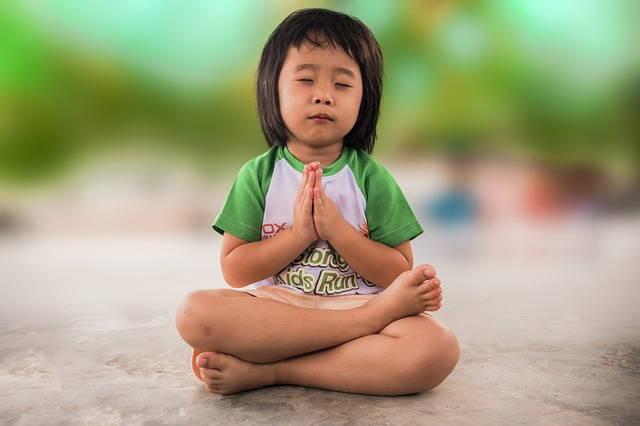
%> input picture Report/Report_Picture_05/Play.jpg, 640 x 426 px
$ octave Program5.m   (GNU Octave 9; MATLAB toolbox functions it lacks are replaced by stand-ins)
%> lines starting %> are read from the running program, lines starting %| are printed output that depends on the picture; in (x1, y1, x2, y2) boxes, pixels count from 0 and x2, y2 are one past the last pixel; in counts of white or black regions, pixels touching at a corner belong together; the program's own positions count from 1
% 課題５　判別分析法
% 判別分析法を用いて画像二値化せよ．
% 下記はサンプルプログラムである．
% 課題作成にあたっては「Lenna」以外の画像を用いよ．

%モノクロ画像生成
IMG = imread('../Report/Report_Picture_05/Play.jpg');
%> IMG is the input picture: size 426x640x3 uint8; mean R, G, B 162.5, 159.8, 125.8
IMG = rgb2gray(IMG);
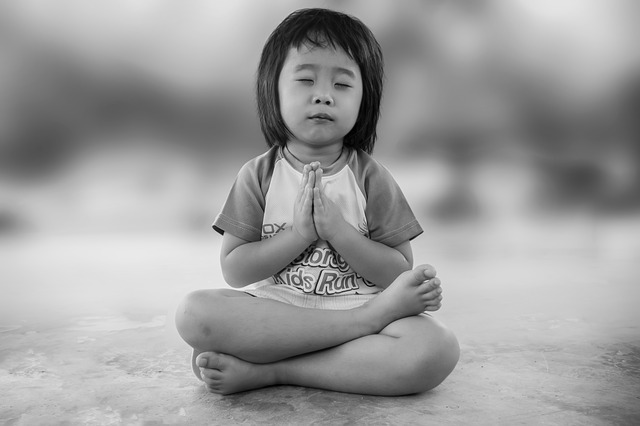
%> IMG: size 426x640 uint8; min 0, max 244, mean 156.7
colormap(gray);
colorbar;
imagesc(IMG);
pause;

%ヒストグラム生成
hist = imhist(IMG);
%> hist = 256 values, max 3441 at index 203, min 0 at index 246, mean 1065

%最大値、しきい値、全体平均の定義
max = 0;
threshold = 1;
ave = mean(hist);
%> ave = 1065

%ヒストグラムから黒クラスと白クラスに分割
for i = 1:255
    Cl1 = hist(1:i);
    Cl2 = hist(i+1:256);

    %画素数(sum関数)
    omg1 = sum(Cl1);
    omg2 = sum(Cl2);
    %平均(mean関数)
    ave1 = mean(Cl1);
    ave2 = mean(Cl2);
    %分散(var関数)
    sig1 = var(Cl1);
    sig2 = var(Cl2);

    %クラス内分散
    clsigin = (omg1*sig1+omg2*sig2)/(omg1+omg2);

    %クラス間分散
    clsigout = (omg1*(ave1-ave)^2+omg2*(ave2-ave)^2)/(omg1+omg2);

    %クラス間分散/クラス内分散
    separation = clsigout/clsigin;

    if max < separation
        max = separation;
        threshold = i;
    end
end
%> this loop made 255 passes
%> (Cl1, omg1, omg2, ave1, ave2, sig1, sig2, clsigin) on passes 2 to 7: ([9; 27], 36, 272604, 18, 1073.2, 162, 803287.3, 803181.2), ([9; 27; 31], 67, 272573, 22.33, 1077.4, 137.3, 802147.3, 801950.2), ([9; 27; 31; 27], 94, 272546, 23.5, 1081.5, 97, 800930.2, 800654.1), ([9; 27; 31; 27; 48], 142, 272498, 28.4, 1085.6, 192.8, 799844.1, 799427.6), ([9; 27; 31; 27; 48; 50], 192, 272448, 32, 1089.8, 232, 798731.6, 798169.3), ([9; 27; 31; 27; 48; 50; 52], 244, 272396, 34.86, 1094, 250.5, 797592.1, 796878.5)
%> (omg1, omg2, ave1, ave2, sig1, sig2, clsigin, clsigout) on passes 15 to 20: (1010, 271630, 67.33, 1127.1, 1334.8, 789847.9, 786926.9, 7528.8), (1153, 271487, 72.06, 1131.2, 1603.7, 789083.8, 785753.5, 8532.9), (1274, 271366, 74.94, 1135.4, 1644.3, 788093.5, 784418.6, 9516.6), (1442, 271198, 80.11, 1139.5, 2028.7, 787453.2, 783299.1, 10649.4), (1635, 271005, 86.05, 1143.5, 2586.7, 786978, 782274, 11869.4), (1829, 270811, 91.45, 1147.5, 3033.2, 786474.3, 781218.6, 13119.6)
%> after the loop, max = 0.42; threshold = 95

%しきい値による2値処理
IMG = IMG > threshold;
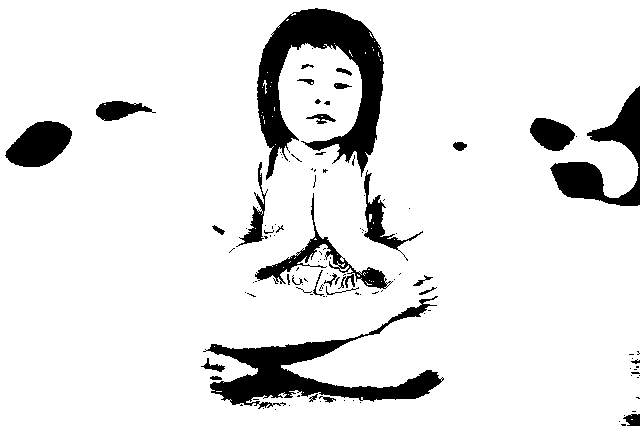
%> IMG: size 426x640 logical; 89.7% white; 118 black regions (86 under 20 px), largest, box (x1, y1, x2, y2) and area: (257, 8, 384, 180) 8957, (203, 296, 444, 409) 6683, (550, 86, 640, 206) 3651
imagesc(IMG);
colormap(gray);
colorbar;
pause;

clear;
%モノクロ画像生成
IMG2 = imread('../Report/Report_Picture_05/Mandrill.bmp');
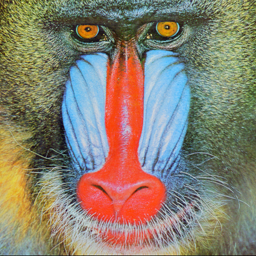
%> input picture Report/Report_Picture_05/Mandrill.bmp, 256 x 256 px
%> IMG2 is the input picture: size 256x256x3 uint8; mean R, G, B 137.4, 128.9, 113.2
IMG2 = rgb2gray(IMG2);
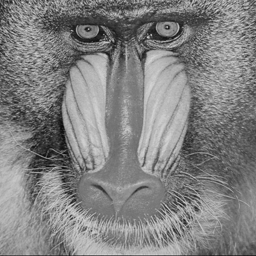
%> IMG2: size 256x256 uint8; min 9, max 216, mean 129.7
colormap(gray);
colorbar;
imagesc(IMG2);
pause;

%ヒストグラム生成
hist2 = imhist(IMG2);
%> hist2 = 256 values, max 769 at index 123, min 0 at index 1, mean 256

%最大値、しきい値、全体平均の定義
max = 0;
threshold = 1;
ave = mean(hist2);
%> ave = 256

%ヒストグラムから黒クラスと白クラスに分割
for i = 1:255
    Cl1 = hist2(1:i);
    Cl2 = hist2(i+1:256);

    %画素数(sum関数)
    omg1 = sum(Cl1);
    omg2 = sum(Cl2);
    %平均(mean関数)
    ave1 = mean(Cl1);
    ave2 = mean(Cl2);
    %分散(var関数)
    sig1 = var(Cl1);
    sig2 = var(Cl2);

    %クラス内分散
    clsigin = (omg1*sig1+omg2*sig2)/(omg1+omg2);

    %クラス間分散
    clsigout = (omg1*(ave1-ave)^2+omg2*(ave2-ave)^2)/(omg1+omg2);

    %クラス間分散/クラス内分散
    separation = clsigout/clsigin;

    if max < separation
        max = separation;
        threshold = i;
    end
end
%> this loop made 255 passes
%> (Cl1, ave2, sig2, clsigin, clsigout, separation, max) on passes 3 to 7: ([0; 0; 0], 259, 57115, 57115, 9.21, 0.000161, 0.000161), ([0; 0; 0; 0], 260.1, 57074.1, 57074.1, 16.51, 0.000289, 0.000289), ([0; 0; 0; 0; 0], 261.1, 57030.8, 57030.8, 26.01, 0.000456, 0.000456), ([0; 0; 0; 0; 0; 0], 262.1, 56985, 56985, 37.75, 0.000662, 0.000662), ([0; 0; 0; 0; 0; 0; 0], 263.2, 56936.5, 56936.5, 51.79, 0.00091, 0.00091)
%> (Cl1, ave2, sig2, clsigin, clsigout, max) on passes 1 to 2: (0, 257, 57189.4, 57189.4, 1.01, 1.76e-05), ([0; 0], 258, 57153.4, 57153.4, 4.06, 7.11e-05)

%しきい値による2値処理
IMG2 = IMG2 > threshold;
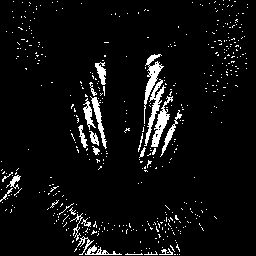
%> IMG2: size 256x256 logical; 5.6% white; 465 white regions (441 under 20 px), largest, box (x1, y1, x2, y2) and area: (144, 54, 164, 124) 385, (151, 96, 173, 147) 348, (144, 79, 166, 146) 344
imagesc(IMG2);
colormap(gray);
colorbar;
pause;
